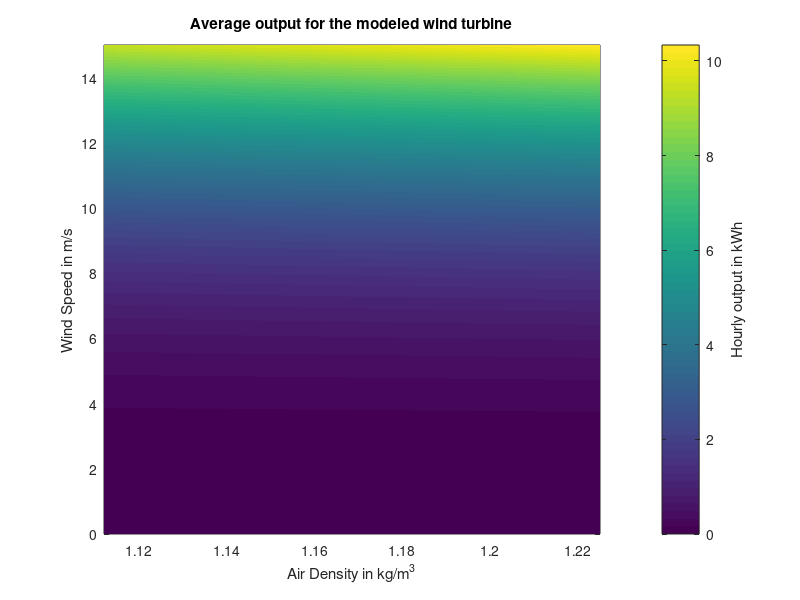

Reproduce this figure in MATLAB.
% MATLAB Project simulating wind turbine efficiency with random wind speeds

% Key equations
% P = 0.5*rho*A*v^3
% E = P*Cp*Cf*t
% P is power, E is energy(kWh), Cp is Coefficient of Performance(efficiency), Cf is capacity factor, and t is time in hours

% Info Strings

clear
clc

cpInfo1 = "The Coefficient of Performance is the efficiency of a wind turbine.";
cpInfo2 = "The Betz limit declares that the maximum possible efficiency of a wind turbine is 59.3%";
cfInfo1 = "The Capacity Factor of a wind turbine is the ratio between how much energy can actually be output";
cfInfo2 = "versus its maximum possible output. The average value capacity factor is between 20-40%.";
aInfo1 = "Swept area is how much area is taken up by the turbine blades when spinning.";

% User-facing
disp(cpInfo1)
disp(cpInfo2)
Cp = input('Please input the efficiency of your wind turbine as a value between 1 and 100: ');

disp(cfInfo1)
disp(cfInfo2)
Cf = input('Please input the capacity factor of your wind turbine as a value between 1 and 100: ');

disp(aInfo1)
a = input('Please input the swept area of your turbines in m^2: ');
t = input('How many hours would you like to simulate the output for? ');


% Calculations
altitude = linspace(0,1000,1001);
v = 15.*rand(length(altitude),1);
rho = linspace(1.112,1.225,1001);   % Density of air between 0m to 1000m 

for i = 1:length(rho)
    for j = 1:length(rho)
        power(j) = 0.5*rho(j)*a*v(i)^3;
        energy(j,i) = power(j)*(0.01*Cp)*(0.01*Cf)*t;
    end
end

windspeed = linspace(0,15,1001);

for k = 1:length(rho)
    for l = 1:length(rho)
        output(k,l) = (0.5*rho(l)*a*windspeed(k)^3)/10^3;
    end
end

energySum = mean(energy(1))/(t*10^3);
disp(['The average energy produced by your wind turbine at sea level was ', num2str(energySum), ' kWh'])

figure
pcolor(rho, windspeed,output)
shading interp
c = colorbar;
ylabel(c, 'Hourly output in kWh')

title('Average output for the modeled wind turbine')
xlabel('Air Density in kg/m^3')
ylabel('Wind Speed in m/s')
